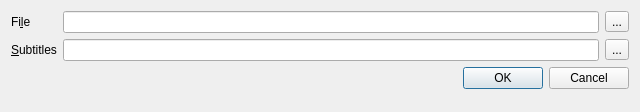
<?xml version="1.0" encoding="UTF-8"?>
<ui version="4.0">
 <class>OpenFileDialog</class>
 <widget class="QDialog" name="OpenFileDialog">
  <property name="geometry">
   <rect>
    <x>0</x>
    <y>0</y>
    <width>640</width>
    <height>112</height>
   </rect>
  </property>
  <property name="windowTitle">
   <string>Open File</string>
  </property>
  <layout class="QFormLayout" name="mainLayout">
   <item row="0" column="0">
    <widget class="QLabel" name="fileLabel">
     <property name="text">
      <string>Fi&amp;le</string>
     </property>
     <property name="buddy">
      <cstring>fileField</cstring>
     </property>
    </widget>
   </item>
   <item row="0" column="1">
    <layout class="QHBoxLayout" name="fileLayout">
     <item>
      <widget class="QLineEdit" name="fileField"/>
     </item>
     <item>
      <widget class="QToolButton" name="fileBrowse">
       <property name="text">
        <string notr="true">...</string>
       </property>
      </widget>
     </item>
    </layout>
   </item>
   <item row="1" column="0">
    <widget class="QLabel" name="subsLabel">
     <property name="text">
      <string>&amp;Subtitles</string>
     </property>
     <property name="buddy">
      <cstring>subsField</cstring>
     </property>
    </widget>
   </item>
   <item row="1" column="1">
    <layout class="QHBoxLayout" name="subsLayout">
     <item>
      <widget class="QLineEdit" name="subsField"/>
     </item>
     <item>
      <widget class="QToolButton" name="subsBrowse">
       <property name="text">
        <string notr="true">...</string>
       </property>
      </widget>
     </item>
    </layout>
   </item>
   <item row="2" column="0" colspan="2">
    <widget class="QDialogButtonBox" name="buttonBox">
     <property name="focusPolicy">
      <enum>Qt::FocusPolicy::TabFocus</enum>
     </property>
     <property name="orientation">
      <enum>Qt::Orientation::Horizontal</enum>
     </property>
     <property name="standardButtons">
      <set>QDialogButtonBox::StandardButton::Cancel|QDialogButtonBox::StandardButton::Ok</set>
     </property>
    </widget>
   </item>
  </layout>
 </widget>
 <tabstops>
  <tabstop>fileField</tabstop>
  <tabstop>fileBrowse</tabstop>
  <tabstop>subsField</tabstop>
  <tabstop>subsBrowse</tabstop>
  <tabstop>buttonBox</tabstop>
 </tabstops>
 <resources/>
 <connections>
  <connection>
   <sender>buttonBox</sender>
   <signal>accepted()</signal>
   <receiver>OpenFileDialog</receiver>
   <slot>accept()</slot>
   <hints>
    <hint type="sourcelabel">
     <x>248</x>
     <y>254</y>
    </hint>
    <hint type="destinationlabel">
     <x>157</x>
     <y>274</y>
    </hint>
   </hints>
  </connection>
  <connection>
   <sender>buttonBox</sender>
   <signal>rejected()</signal>
   <receiver>OpenFileDialog</receiver>
   <slot>reject()</slot>
   <hints>
    <hint type="sourcelabel">
     <x>316</x>
     <y>260</y>
    </hint>
    <hint type="destinationlabel">
     <x>286</x>
     <y>274</y>
    </hint>
   </hints>
  </connection>
 </connections>
</ui>
